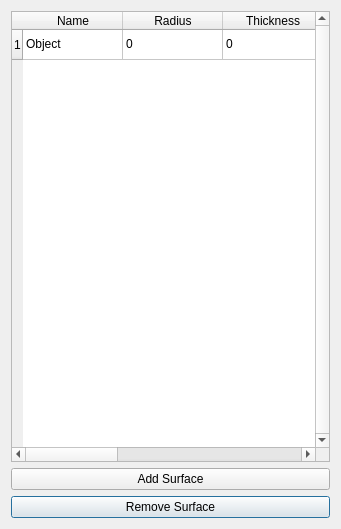
<?xml version="1.0" encoding="UTF-8"?>
<ui version="4.0">
 <class>Dialog</class>
 <widget class="QDialog" name="Dialog">
  <property name="geometry">
   <rect>
    <x>0</x>
    <y>0</y>
    <width>341</width>
    <height>529</height>
   </rect>
  </property>
  <property name="sizePolicy">
   <sizepolicy hsizetype="Expanding" vsizetype="Expanding">
    <horstretch>0</horstretch>
    <verstretch>0</verstretch>
   </sizepolicy>
  </property>
  <property name="windowTitle">
   <string>Field points</string>
  </property>
  <layout class="QGridLayout" name="gridLayout">
   <item row="0" column="0">
    <widget class="QTableWidget" name="tblFieldPoints">
     <property name="sizePolicy">
      <sizepolicy hsizetype="Minimum" vsizetype="MinimumExpanding">
       <horstretch>0</horstretch>
       <verstretch>0</verstretch>
      </sizepolicy>
     </property>
     <property name="autoFillBackground">
      <bool>false</bool>
     </property>
     <property name="verticalScrollBarPolicy">
      <enum>Qt::ScrollBarAlwaysOn</enum>
     </property>
     <property name="rowCount">
      <number>1</number>
     </property>
     <property name="columnCount">
      <number>6</number>
     </property>
     <attribute name="horizontalHeaderShowSortIndicator" stdset="0">
      <bool>false</bool>
     </attribute>
     <attribute name="horizontalHeaderStretchLastSection">
      <bool>true</bool>
     </attribute>
     <attribute name="verticalHeaderVisible">
      <bool>true</bool>
     </attribute>
     <row/>
     <column>
      <property name="text">
       <string>Name</string>
      </property>
     </column>
     <column>
      <property name="text">
       <string>Radius</string>
      </property>
     </column>
     <column>
      <property name="text">
       <string>Thickness</string>
      </property>
     </column>
     <column>
      <property name="text">
       <string>Material</string>
      </property>
     </column>
     <column>
      <property name="text">
       <string>Mirror?</string>
      </property>
     </column>
     <column>
      <property name="text">
       <string>Stop?</string>
      </property>
     </column>
     <item row="0" column="0">
      <property name="text">
       <string>Object</string>
      </property>
     </item>
     <item row="0" column="1">
      <property name="text">
       <string>0</string>
      </property>
     </item>
     <item row="0" column="2">
      <property name="text">
       <string>0</string>
      </property>
     </item>
     <item row="0" column="3">
      <property name="text">
       <string>None</string>
      </property>
     </item>
     <item row="0" column="4">
      <property name="text">
       <string>False</string>
      </property>
     </item>
     <item row="0" column="5">
      <property name="text">
       <string>False</string>
      </property>
     </item>
    </widget>
   </item>
   <item row="3" column="0">
    <widget class="QPushButton" name="pbRemove">
     <property name="text">
      <string>Remove Surface</string>
     </property>
    </widget>
   </item>
   <item row="2" column="0">
    <widget class="QPushButton" name="pbAdd">
     <property name="text">
      <string>Add Surface</string>
     </property>
    </widget>
   </item>
  </layout>
 </widget>
 <tabstops>
  <tabstop>tblFieldPoints</tabstop>
  <tabstop>pbAdd</tabstop>
  <tabstop>pbRemove</tabstop>
 </tabstops>
 <resources/>
 <connections/>
</ui>
